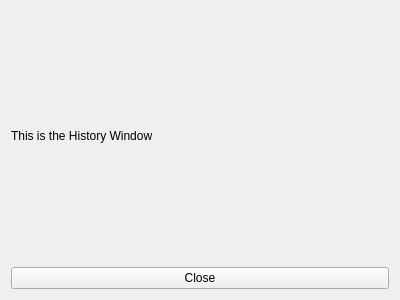
<?xml version="1.0" encoding="UTF-8"?>
<ui version="4.0">
 <class>HistoryWindow</class>
 <widget class="QWidget" name="HistoryWindow">
  <property name="geometry">
   <rect>
    <x>0</x>
    <y>0</y>
    <width>400</width>
    <height>300</height>
   </rect>
  </property>
  <property name="windowTitle">
   <string>History Window</string>
  </property>
  <layout class="QVBoxLayout" name="verticalLayout">
   <item>
    <widget class="QLabel" name="label">
     <property name="text">
      <string>This is the History Window</string>
     </property>
    </widget>
   </item>
   <item>
    <widget class="QPushButton" name="closeButton">
     <property name="text">
      <string>Close</string>
     </property>
    </widget>
   </item>
  </layout>
 </widget>
 <resources/>
 <connections/>
</ui> 
